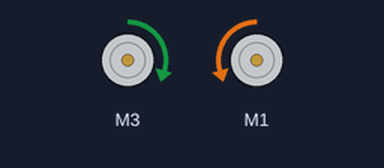
Simulated run of this sketch. Board: Arduino Uno, built with avr-gcc and run on an emulated ATmega328P. Parts: 2 × DC motor (green arrow = forward, orange = backward, longer = faster).

Above: at 0.5 s.
At 3.2 s:
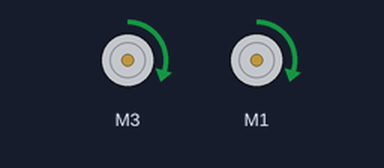
At 5.0 s:
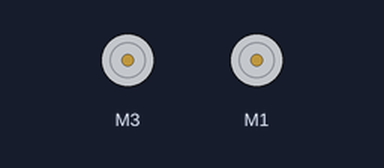
Timing chart, 0 to 7.2 s (numbered marks = the images above):
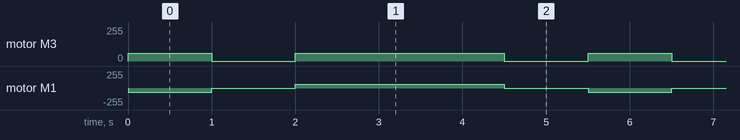

The sketch:

Square_Drive_v.1.ino
```cpp
#include <Wire.h>
#include <Adafruit_MotorShield.h>
#include <math.h>

// Create the motor shield object with the default I2C address
Adafruit_MotorShield AFMS = Adafruit_MotorShield();

// Define Constants
const byte TESTSPEED = 100;

// Define 'ports' for motors.
const byte LEFT_MOTOR_PORT = 3;
const byte RIGHT_MOTOR_PORT = 1;
// Create pointers to motor control objects
Adafruit_DCMotor *motorLeft = AFMS.getMotor(LEFT_MOTOR_PORT);
Adafruit_DCMotor *motorRight = AFMS.getMotor(RIGHT_MOTOR_PORT);


void setup() {
  AFMS.begin();  // create with the default frequency 1.6KHz
  // Turn off all motors to start, just a good habit
  motorLeft->run(RELEASE);
  motorRight->run(RELEASE);
}
void loop() {
  motorLeft->run(FORWARD);
  motorRight->run(BACKWARD);
  motorLeft->setSpeed(60);
  motorRight->setSpeed(60);
  delay(1000);
  motorLeft->run(RELEASE);
  motorRight->run(RELEASE);
  delay(1000);
  motorLeft->run(FORWARD);
  motorRight->run(FORWARD);
  delay(2500);
  motorLeft->run(RELEASE);
  motorRight->run(RELEASE);
  delay(1000);

}
```

Measured:
- by itself, motor M3: repeats every 5.5 s: stopped 1.0 s, forward 60/255 2.5 s, stopped 1.0 s, forward 60/255 1.0 s
- by itself, motor M1: repeats every 5.5 s: stopped 1.0 s, forward 60/255 2.5 s, stopped 1.0 s, backward 60/255 1.0 s
